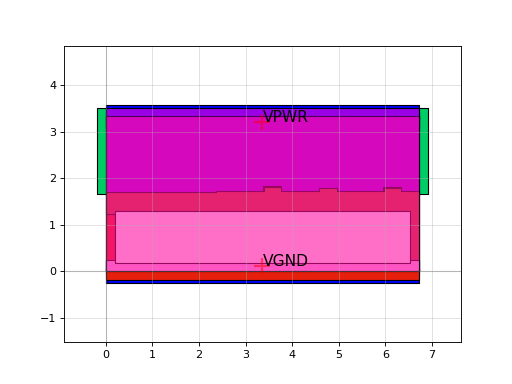

Here is the Python script that generated this plot:
import sky130

c = sky130.components.sky130_fd_sc_hs__or4_4()
c.plot()
